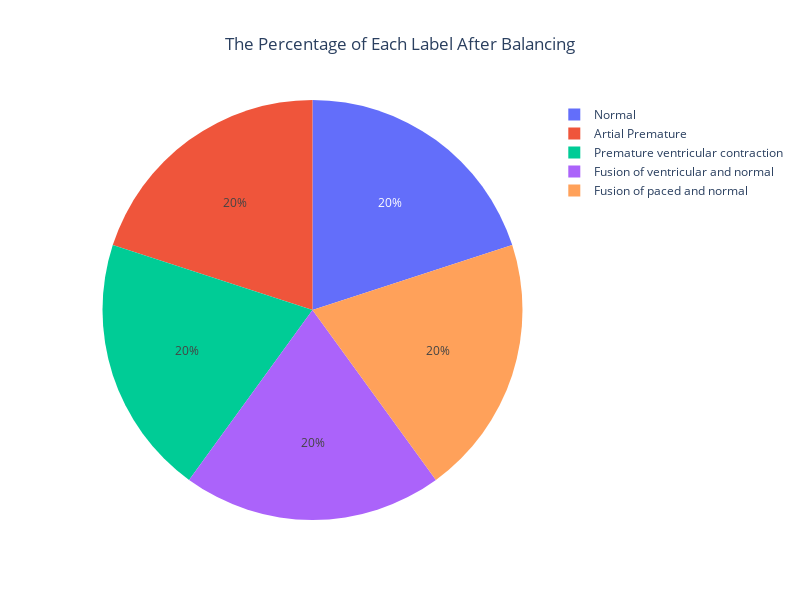

Write notebook code for a chart like this one.
### Code cell
classes = {
    0: "Normal",
    1: "Artial Premature",
    2: "Premature ventricular contraction",
    3: "Fusion of ventricular and normal",
    4: "Fusion of paced and normal"
}

# Calculate value counts and rename index using the labels dictionary
value_counts = train_df.iloc[:,-1].value_counts().rename(classes)

pie_fig = px.pie(names=value_counts.index, values=value_counts.values,
                 title="The Percentage of Each Label After Balancing")

pie_fig.update_layout(title_x=0.5, width=800, height=600)
pie_fig.show()

### Figure 1 — Plotly figure (JSON) as saved in the notebook; plotly's stock layout.template omitted (floating-point values rounded to 4 significant figures)
{"data": [{"domain": {"x": [0, 1], "y": [0, 1]}, "hovertemplate": "label=%{label}<br>value=%{value}<extra></extra>", "labels": ["Normal", "Artial Premature", "Premature ventricular contraction", "Fusion of ventricular and normal", "Fusion of paced and normal"], "legendgroup": "", "name": "", "showlegend": true, "type": "pie", "values": [72471, 72471, 72471, 72471, 72471]}], "layout": {"height": 600, "legend": {"tracegroupgap": 0}, "title": {"text": "The Percentage of Each Label After Balancing", "x": 0.5}, "width": 800}}
